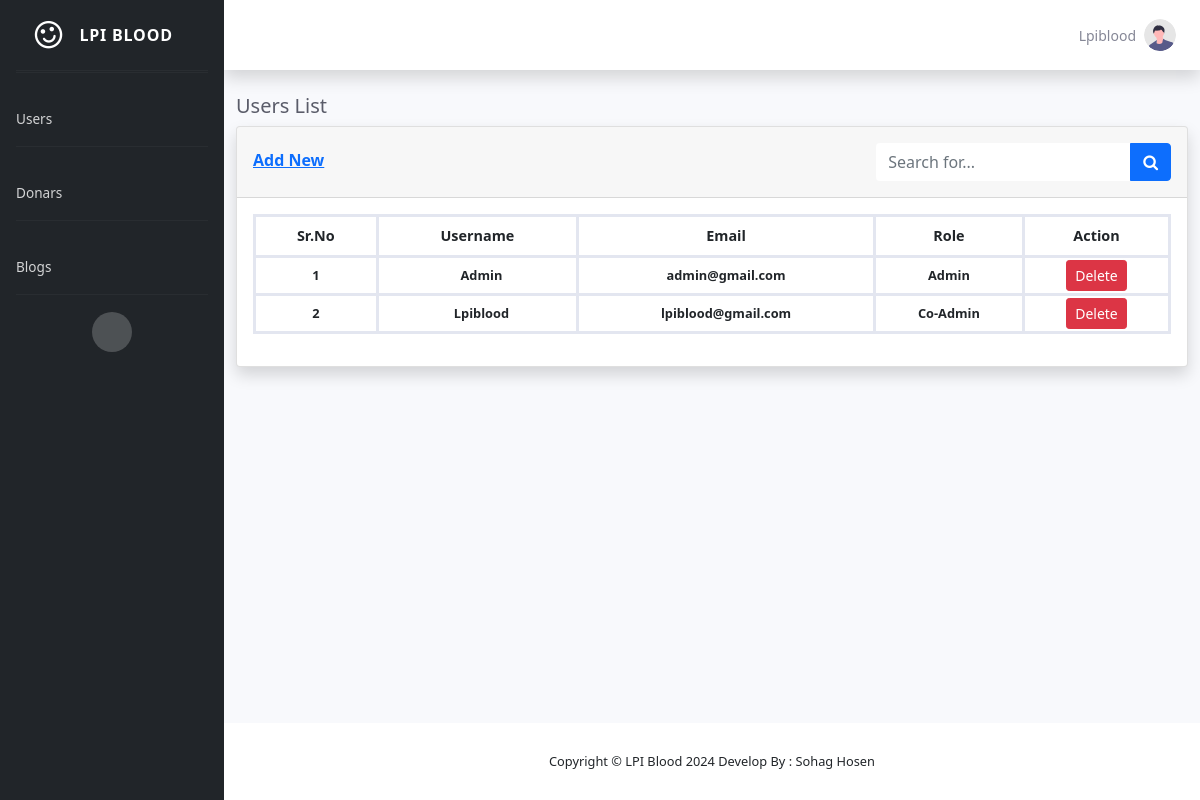
The page /admin/index.php (signed in) on the database its author committed.
### tables this page shows
CREATE TABLE `user` (
  `user_id` int(11) NOT NULL,
  `username` varchar(255) NOT NULL,
  `user_email` varchar(255) NOT NULL,
  `user_password` varchar(255) NOT NULL,
  `user_role` int(11) NOT NULL
);

### admin/index.php (the view, shortened to what this page needs)
<?php include 'header.php';
$sql = "SELECT * FROM user";
$query = mysqli_query($con, $sql);
$rows = mysqli_num_rows($query);
?>
   <div class="container-fluid" id="adminPage">
      <h5 class="mb-2 text-gray-800">Users List</h5>
      <div class="card shadow">
         <div class="card-header py-3 d-flex justify-content-between">
            <div>
               <a href="user_add.php">
                  <h6 class="font-weight-bold text-primary mt-2">Add New</h6>
               </a>
            </div>
            <div>
               <form class="navbar-search">
                  <div class="input-group">
                     <input type="text" class="form-control bg-white border-0 small" placeholder="Search for...">
                     <div class="input-group-append">
                        <button class="btn btn-primary" type="button"> <i class="fa fa-search"></i> </button>
                     </div>
                  </div>
               </form>
            </div>
         </div>
         <div class="card-body">
            <div class="table-responsive">
               <table class="table table-bordered" id="dataTable" width="100%" cellspacing="0">
                  <thead>
                     <tr>
                        <th>Sr.No</th>
                        <th>Username</th>
                        <th>Email</th>
                        <th>Role</th>
                        <th colspan="2">Action</th>
                     </tr>
                  </thead>
                  <tbody">
                     <?php
                        if ($rows){
                           $count = 1;
                           while ($result = mysqli_fetch_assoc($query)) {
                              ?>
                              <tr>
                                 <td><?= $count++?></td>
                                 <td style="text-align: center !important;"><?= ucfirst($result['username'])?></td>
                                 <td><?=$result['user_email'] ?></td>
                                 <td><?php
                                    $role = $result['user_role'];
                                    if ($role == 0){
                                       echo "Admin";
                                    }else{
                                       echo "Co-Admin";
                                    }
                                 ?></td>
                                 <td>
                                    <form method="POST" onsubmit=" return confirm('Are you sure you want to delete?')">
                                       <input type="submit" name="deleteUser" value="Delete" class="btn btn-sm btn-danger">
                                    </form>
                                 </td>
                              </tr>
                              <?php
                           }
                        }else{
                           ?>
                           <tr><td class="text-center">No Record Found!</td></tr>
                           <?php
                        }
                     ?>
               </table>
            </div>
         </div>
      </div>
   </div>
</div>
<?php include 'footer.php';
?>

### rows shown on the page
user: username "Admin", user_email "admin@gmail.com", user_role "Admin"
user: username "Lpiblood", user_email "lpiblood@gmail.com", user_role "Co-Admin"

### other values the page prints
$user_data "Lpiblood"
